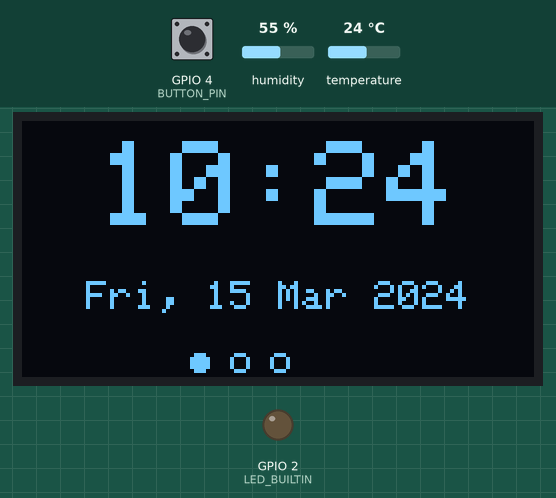
This program was run on a simulated ESP32. Shown: 128×64 one-colour display, output pins drawn as LEDs (lit = HIGH). The inputs (shaded band) are chosen by the test bench; at power-on: GPIO 4 (BUTTON_PIN) HIGH, humidity 55 %, temperature 24 °C. WiFi joins after 1.5 s; servers stay silent unless stated; the local clock reads 2024-03-15 10:24:30 at power-on unless the program sets it; what the program prints to the serial monitor is not drawn.

Above: at 2.7 s.
2.8 s: GPIO 4 (BUTTON_PIN) pulled LOW for 1.1 s
At 5.0 s:
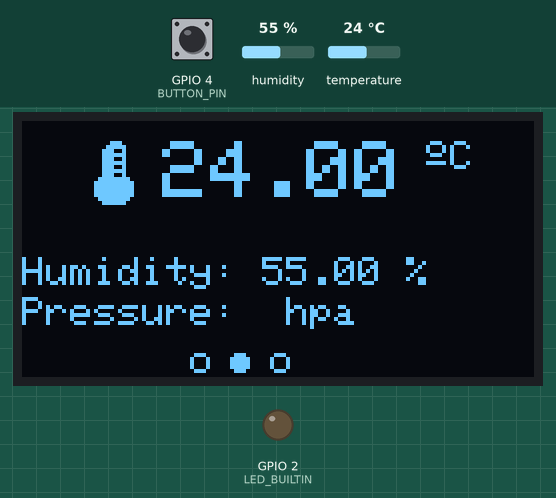
Timing chart, 0 to 6.5 s (numbered marks = the images above; inputs shaded):
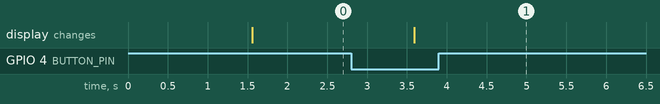

The program:

main.cpp
```cpp
#include "./Oled/Oled.h"

Display disp;
int button_state;       // the current state of button
int last_button_state;  // the previous state of button
void setup()
{
  pinMode(BUTTON_PIN,INPUT_PULLUP);
  pinMode(LED_BUILTIN,OUTPUT);
  disp.beginOled();
  Serial.begin(9600);
  disp.displayTime();
  button_state = digitalRead(BUTTON_PIN);
}
void loop()
{
  last_button_state = button_state;      // save the last state
  button_state = digitalRead(BUTTON_PIN); // read new state
  if (last_button_state == HIGH && button_state == LOW){
    disp.updateScreen();
  }
  disp.handleOled();
  disp.handle();
}
```

Values.cpp
```cpp
#include "Values.h"
DHTesp dht;
void dhtSensor::begin()
{
    dht.setup(DHT_SCL_PIN, DHTesp::DHT22);
}

void dhtSensor::end()
{
}

void dhtSensor::handle()
{
    delay(dht.getMinimumSamplingPeriod());
}

float dhtSensor::Temperature()
{
    return temperature = dht.getTemperature();
}

float dhtSensor::Humidity()
{
    return humidity = dht.getHumidity();
}
```

Values.h
```cpp
#pragma once
#include <DHTesp.h>
#include"./Config/Config.h"
class dhtSensor{
public:
void begin();
void end();
void handle();
float Temperature();
float Humidity();
float temperature = 0;
float humidity = 0;
};
```

pulse.cpp
```cpp

```

Oled.cpp
```cpp
#include "Oled.h"

Screens screen;

void Display::beginOled()
{
    beginS();

}

void Display::handleOled()
{
    // read the state of the switch into a local variable
    uint8_t reading = digitalRead(BUTTON_PIN);
      // Change screen when the pushbutton is pressed

}


void Display::updateScreen()
{
    displayScreenNum++;
    if (displayScreenNum == 0)
    {
        displayTime();
    }
    else if (displayScreenNum == 1)
    {
        displayTemperature();
    }
    else if (displayScreenNum == 2)
    {
        displayHumidity();
    }
}
```

Oled.h
```cpp
#pragma once
#include "Screens/Screen.h"
#include "./Config/Config.h"
class Display : public Screens
{
public:
    void beginOled();
    void handleOled();
    void end();
    void updateScreen();
    uint8_t displayScreenNumMax = 4;
    uint8_t buttonState;           // current reading from the input pin
    uint8_t lastButtonState = LOW; // previous reading from the input pin

    unsigned long lastDebounceTime = 0; // the last time the output pin was toggled
    unsigned long debounceDelay = 50;   // the debounce time; increase if the output flickers
    unsigned long lastTimer = 0;
    unsigned long timerDelay = 15000;
    int lastMillis = 0;
};
extern Display disp;
```

Screen.cpp
```cpp
#include "Screen.h"
TwoWire I2Cdisplay = TwoWire(1);
Adafruit_SSD1306 display(SCREEN_WIDTH, SCREEN_HEIGHT, &I2Cdisplay, -1);

dhtSensor value;
// Insert your network credentials
const char *ssid = "Wokwi-GUEST";
const char *password = "";

// NTP Server Details
const char *ntpServer = "pool.ntp.org";
const long gmtOffset_sec = 1;
const int daylightOffset_sec = 3600;

unsigned char temperature_icon[] = {
    0b00000001, 0b11000000, //        ###
    0b00000011, 0b11100000, //       #####
    0b00000111, 0b00100000, //      ###  #
    0b00000111, 0b11100000, //      ######
    0b00000111, 0b00100000, //      ###  #
    0b00000111, 0b11100000, //      ######
    0b00000111, 0b00100000, //      ###  #
    0b00000111, 0b11100000, //      ######
    0b00000111, 0b00100000, //      ###  #
    0b00001111, 0b11110000, //     ########
    0b00011111, 0b11111000, //    ##########
    0b00011111, 0b11111000, //    ##########
    0b00011111, 0b11111000, //    ##########
    0b00011111, 0b11111000, //    ##########
    0b00001111, 0b11110000, //     ########
    0b00000111, 0b11100000, //      ######
};
unsigned char humidity_icon[] = {
    0b00000000, 0b00000000, //
    0b00000001, 0b10000000, //        ##
    0b00000011, 0b11000000, //       ####
    0b00000111, 0b11100000, //      ######
    0b00001111, 0b11110000, //     ########
    0b00001111, 0b11110000, //     ########
    0b00011111, 0b11111000, //    ##########
    0b00011111, 0b11011000, //    ####### ##
    0b00111111, 0b10011100, //   #######  ###
    0b00111111, 0b10011100, //   #######  ###
    0b00111111, 0b00011100, //   ######   ###
    0b00011110, 0b00111000, //    ####   ###
    0b00011111, 0b11111000, //    ##########
    0b00001111, 0b11110000, //     ########
    0b00000011, 0b11000000, //       ####
    0b00000000, 0b00000000, //
};
void Screens::beginS()
{
    I2Cdisplay.begin(OLED_SDA_PIN, OLED_SCL_PIN, 100000);
    // Initialize OLED Display
    if (!display.begin(SSD1306_SWITCHCAPVCC, 0x3C))
    {
        Serial.println(F("SSD1306 allocation failed"));
        for (;;)
            ;
    }
    display.clearDisplay();
    display.setTextColor(WHITE);

    // Connect to Wi-Fi
    Serial.print("Connecting to ");
    Serial.println(ssid);
    WiFi.begin(ssid, password);
    while (WiFi.status() != WL_CONNECTED)
    {
        delay(500);
        Serial.print(".");
    }
    Serial.println("");
    Serial.println("WiFi connected.");

    // Init and get the time
    configTime(gmtOffset_sec, daylightOffset_sec, ntpServer);
    value.begin();
}

void Screens::end()
{
}

void Screens::handle()
{
    value.handle();

}

void Screens::displayTemperature()
{
    display.clearDisplay();
    display.setTextSize(2);
    display.drawBitmap(15, 5, temperature_icon, 16, 16, 1);
    display.setCursor(35, 5);
    display.print(value.Temperature());
    display.cp437(true);
    display.setTextSize(1);
    display.print(" ");
    display.write(167);
    display.print("C");
    display.setCursor(0, 34);
    display.setTextSize(1);
    display.print("Humidity: ");
    display.print(value.Humidity());
    display.print(" %");
    display.setCursor(0, 44);
    display.setTextSize(1);
    display.print("Pressure: ");
    display.print(" hpa");
    displayIndicator(displayScreenNum);
    display.display();
}

void Screens::displayHumidity()
{
    display.clearDisplay();
    display.setTextSize(2);
    display.drawBitmap(15, 5, humidity_icon, 16, 16, 1);
    display.setCursor(35, 5);
    display.print(value.Humidity());
    display.print(" %");
    display.setCursor(0, 34);
    display.setTextSize(1);
    display.print("Temperature: ");
    display.print(value.Temperature());
    display.cp437(true);
    display.print(" ");
    display.write(167);
    display.print("C");
    display.setCursor(0, 44);
    display.setTextSize(1);
    display.print("Pressure: ");
    display.print(" hpa");
    displayIndicator(displayScreenNum);
    display.display();
}

void Screens::displayTime()
{
    struct tm timeinfo;
    if (!getLocalTime(&timeinfo))
    {
        Serial.println("Failed to obtain time");
    }
    Serial.println(&timeinfo, "%A, %B %d %Y %H:%M:%S");

    // GET DATE
    // Get full weekday name
    char weekDay[10];
    strftime(weekDay, sizeof(weekDay), "%a", &timeinfo);
    // Get day of month
    char dayMonth[4];
    strftime(dayMonth, sizeof(dayMonth), "%d", &timeinfo);
    // Get abbreviated month name
    char monthName[5];
    strftime(monthName, sizeof(monthName), "%b", &timeinfo);
    // Get year
    char year[6];
    strftime(year, sizeof(year), "%Y", &timeinfo);

    // GET TIME
    // Get hour (12 hour format)
    /*char hour[4];
    strftime(hour, sizeof(hour), "%I", &timeinfo);*/

    // Get hour (24 hour format)
    char hour[4];
    strftime(hour, sizeof(hour), "%H", &timeinfo);
    // Get minute
    char minute[4];
    strftime(minute, sizeof(minute), "%M", &timeinfo);

    // Display Date and Time on OLED display
    display.clearDisplay();
    display.setTextColor(WHITE);
    display.setTextSize(3);
    display.setCursor(19, 5);
    display.print(hour);
    display.print(":");
    display.print(minute);
    display.setTextSize(1);
    display.setCursor(16, 40);
    display.print(weekDay);
    display.print(", ");
    display.print(dayMonth);
    display.print(" ");
    display.print(monthName);
    display.print(" ");
    display.print(year);
    displayIndicator(displayScreenNum);
    display.display();
}

void Screens::displayIndicator(uint8_t displayNumber)
{
    uint8_t xCoordinates[5] = {44, 54, 64};//74,84
    for (uint8_t i = 0; i < 3; i++)
    {
        if (i == displayNumber)
        {
            display.fillCircle(xCoordinates[i], 60, 2, WHITE);
        }
        else
        {
            display.drawCircle(xCoordinates[i], 60, 2, WHITE);
        }
    }
}
```

Screen.h
```cpp
#pragma once
#include <Adafruit_GFX.h>
#include <Adafruit_SSD1306.h>
#include <Adafruit_I2CDevice.h>
#include <WiFi.h>
#include <time.h>
#include <./DhtSensor/Values.h>
#include "./Config/Config.h"
/**
 * this class create the screens that will be displayed
 * in the oled class that herits from this class
 */

class Screens : public dhtSensor
{
public:
    void beginS();
    void end();
    void handle();
    void displayTemperature();
    void displayHumidity();
    void displayTime();
    void displayIndicator(uint8_t displayNumber);
    uint8_t displayScreenNum = 0;
};
```

Config.h
```cpp
#pragma once
#include<Arduino.h>
#include "Pins.h"
#include "Define.h"
```

Define.h
```cpp
#pragma once

#define SCREEN_WIDTH 128 // OLED display width, in pixels
#define SCREEN_HEIGHT 64 // OLED display height, in pixels


///////Screens////////
#define TIMEDATE_SCREEN 0
#define TEMPERATURE_SCREEN 1
#define HUMIDITY_SCREEN 2
```

Pins.h
```cpp
#pragma once

////Oled pins
#define OLED_SCL_PIN 22
#define OLED_SDA_PIN 21


////dhtSensor
#define DHT_SCL_PIN 15

////button
#define BUTTON_PIN 4
```

Measured:
- after the input at 2.8 s, the display: changes after 0.79 s (image 1)
